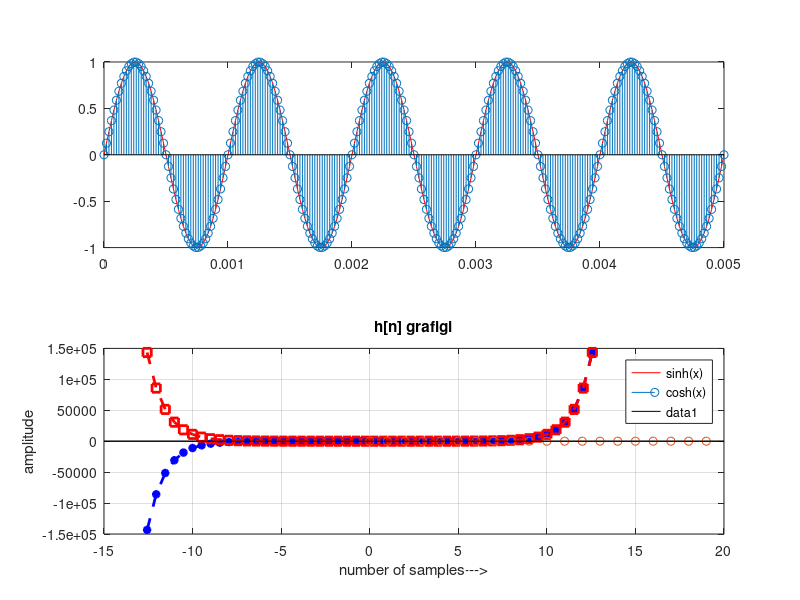

Write MATLAB code to recreate this figure. (Note: this script raises an error after producing the figure.)
%% Sawtooth Periodic Wave
fs=1000000;
t=0:1/fs:1.1;
f=20;
x1=square(2*pi*f*t);
plot(t,x1)
axis([0 0.2 -1.2 1.2])
xlabel('Time (sec)')
ylabel('amplitude')
title('sawtooth periodic wawe')
%% Square Periodic Wawe
fs=1000000;
t=0:1/fs:1.5;
x2=square(2*pi*20*t);
plot(t,x2)
axis([0 0.2 -1.2 1.2]);
xlabel('Time (sec)')
ylabel('Amplitude')
title('Sawtooth Periodic Wave')
%% CT unit sample/unit step/unit ramp/unit quad
t = (-5:0.01:5)';
impulse = t==0;
unitstep = t>=0;
ramp = t.*unitstep;
quad = t.^2.*unitstep;
subplot(2,2,1)
plot(t,impulse,'linewidth',2,'color', 'r')
subplot(2,2,2)
plot(t,unitstep,'linewidth',2,'color', 'g')
subplot(2,2,3)
plot(t,ramp,'linewidth',2,'color', 'b')
subplot(2,2,4)
plot(t,quad,'linewidth',2,'color', 'k')
grid on
%% %% Soru-2 DT unit ramp
clear all
close all
clc
N=10;
n=0:1:N;
a=1;
y=a*n;
stem(n,y,'filled','linewidth',2,'color','b');
ylabel('amplitude')
xlabel('number of samples--->');
title('discrete ramp signal');
display(y);
%% CT sin signal
clc
clear all
close all
fs=1000;
dt=1/fs;
StopTime=0.25;
t=(0:dt:StopTime-dt);
F=20;
data=sin(2*pi*F*t);
plot(t,data,'linewidth',2,'Color','b')
%% CT Cos Signal
clc
clear all
close all
fs=1000;
T_s=1/fs;
t=(0:T_s:1);
F=20;
data=cos(2*pi*F*t);
plot(t,data,'Linewidth',2,'Color','b')
grid on
xlabel('\itt','FontName','Times','Fontsize',24);
ylabel('x[{\itt}]','FontName','Times','Fontsize',24);
%% DT cos Signal
clc
clear all
close all
n=0:50
x=cos(2*pi*n/50)
p=stem(n,(x),'k','filled');
set(p,'LineWidth',2,'Markersize',4);
xlabel('\itt','FontName','Times','Fontsize',24);
ylabel('x[{\itt}]','FontName','Times','Fontsize',24);
%% DT Sin Signal
clc
clear all
close all
n=0:105
x=sin(2*pi*n/35)
p=stem(n,x,'k','filled');
set(p,'LineWidth',2,'Markersize',4);
xlabel('\itt','FontName','Times','Fontsize',24);
ylabel('x[{\itt}]','FontName','Times','Fontsize',24);
%% sampling ratio
clc
clear all
close all
f=1000;
T=1/f;
tmin=0;
tmax=5*T;
dt=T/100;
dt1=1/50000;
dt2=1/3000;
t=tmin:dt1:tmax;
t1=tmin:dt1:tmax;
t2=tmin:dt2:tmax;
x=sin(2*pi*f*t1);
x1=sin(2*pi*f*t1);
x2=sin(2*pi*f*t2);
subplot(211)
plot(t,x,'r');
hold on
stem(t1,x1)
subplot(212)
plot(t,x,'r')
hold on
stem(t2,x2);
%% sine and cosine hyperbolic function
N=50
x=linspace(-4*pi,4*pi,N)
f=(exp(x)-exp(-x))/2;
g=(exp(x)+exp(-x))/2;
plot(x,f,'--g*','LineWidth',2,'Color','b')
hold on
plot(x,g,'--bs','LineWidth',2,'Color','r')
xlabel('Time')
ylabel('sinh(x) and cosh(x) functions')
title('Hyperbolic trigonometric functions plotting')
legend('sinh(x)','cosh(x)')
%% atomic structure example
clear all
close all
clc
N=20;
n=0:1:N-1;
y=(3/5).^(n);
stem(n,y,'LineWidth',2,'Color','b');
ylabel('amplitude');
xlabel('number of samples--->');
xlim=[0 20]
ylim=[-1 3]
grid on
title('h[n] grafigi')
%%

ylim8
